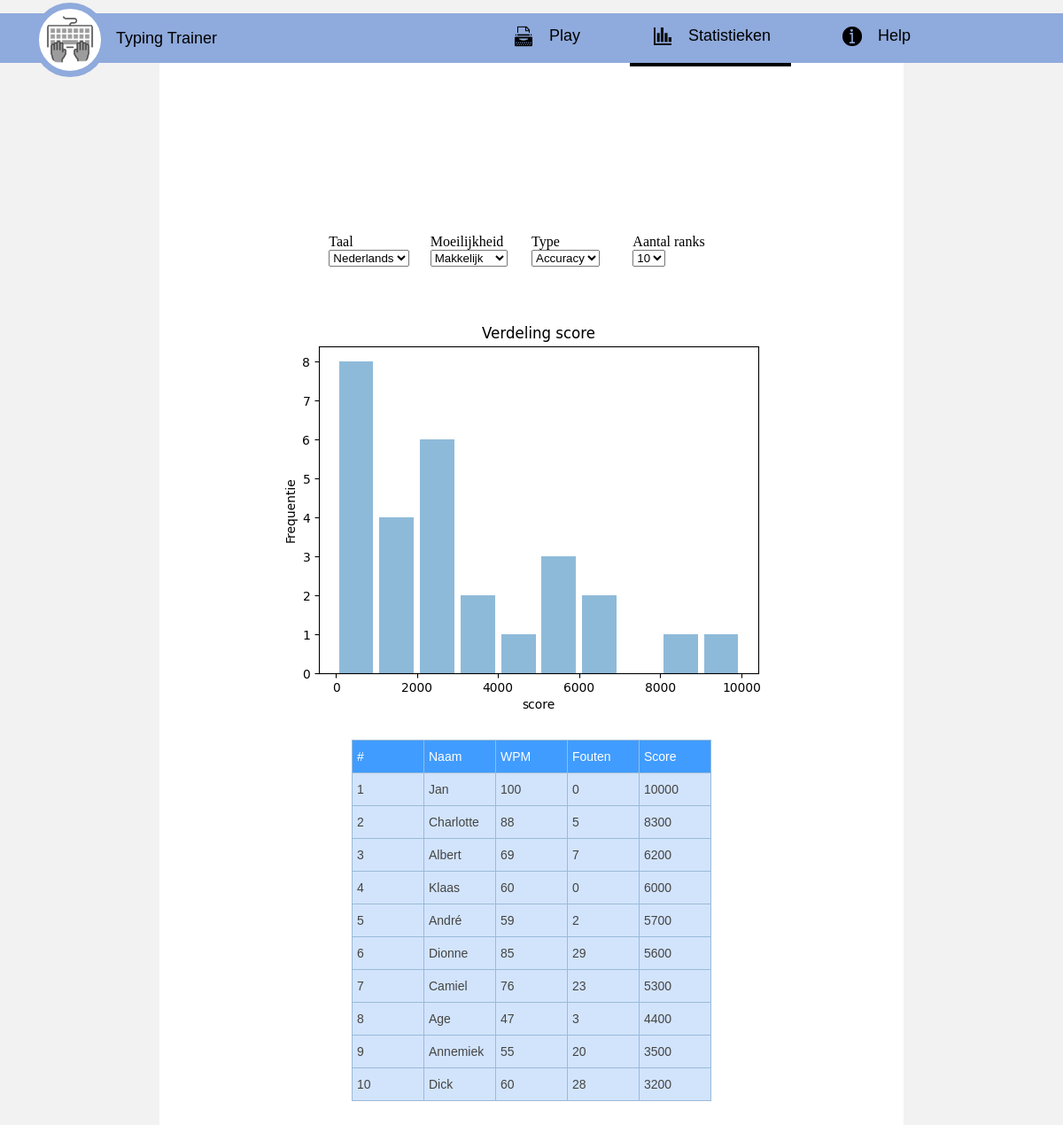
The app's page /statistiek with its own data.
### BVATApp/models.py (models this page shows, shortened)
class Highscore(models.Model):
    id = models.AutoField(primary_key=True)
    naam = models.TextField(blank=True, null=True)
    wpm = models.IntegerField(blank=True, null=True)
    fouten = models.IntegerField(blank=True, null=True)
    score = models.IntegerField(blank=True, null=True)
    moeilijkheidsgraad = models.TextField(blank=True, null=True)
    taal = models.TextField(blank=True, null=True)
    class Meta:
        managed = False
        db_table = 'Highscore'

### BVATApp/views.py (the view)
# urls.py: path('statistiek', views.statistiek, name='Statistiek'),
def statistiek(request):
    score_lijst = [['nederlands', 'makkelijk', 'NL_makkelijk_acc', 'NL_makkelijk_wpm'],
                   ['nederlands', 'gemiddeld', 'NL_gemiddeld_acc', 'NL_gemiddeld_wpm'],
                   ['nederlands', 'moeilijk', 'NL_moeilijk_acc', 'NL_moeilijk_wpm'],
                   ['engels', 'makkelijk', 'EN_makkelijk_acc', 'EN_makkelijk_wpm'],
                   ['engels', 'gemiddeld', 'EN_gemiddeld_acc', 'EN_gemiddeld_wpm'],
                   ['engels', 'moeilijk', 'EN_moeilijk_acc', 'EN_moeilijk_wpm']]
    highscore_dict = {}
    for i in score_lijst:
        highscore = highscore_filter(i[1], i[0], 'score')
        make_histogram(highscore, i[2], 'score')
        highscore = highscore_filter(i[1], i[0], 'wpm')
        make_histogram(highscore, i[3], 'wpm')
        highscore = my_custom_sql("SELECT * FROM Highscore "
                                  "WHERE taal = '%s' "
                                  "AND moeilijkheidsgraad = '%s' "
                                  "ORDER BY score DESC"
                                  % (i[0], i[1]))
        highscore_dict[i[2]] = highscore
        highscore = my_custom_sql("SELECT * FROM Highscore "
                                  "WHERE taal = '%s' "
                                  "AND moeilijkheidsgraad = '%s' "
                                  "ORDER BY wpm DESC"
                                  % (i[0], i[1]))
        highscore_dict[i[3]] = highscore
    return render(request, 'statistiek.html', {
        'NL_makkelijk_acc': highscore_dict["NL_makkelijk_acc"][:25],
        'NL_gemiddeld_acc': highscore_dict["NL_gemiddeld_acc"][:25],
        'NL_moeilijk_acc': highscore_dict["NL_moeilijk_acc"][:25],
        'EN_makkelijk_acc': highscore_dict["EN_makkelijk_acc"][:25],
        'EN_gemiddeld_acc': highscore_dict["EN_gemiddeld_acc"][:25],
        'EN_moeilijk_acc': highscore_dict["EN_moeilijk_acc"][:25],
        'NL_makkelijk_wpm': highscore_dict["NL_makkelijk_wpm"][:25],
        'NL_gemiddeld_wpm': highscore_dict["NL_gemiddeld_wpm"][:25],
        'NL_moeilijk_wpm': highscore_dict["NL_moeilijk_wpm"][:25],
        'EN_makkelijk_wpm': highscore_dict["EN_makkelijk_wpm"][:25],
        'EN_gemiddeld_wpm': highscore_dict["EN_gemiddeld_wpm"][:25],
        'EN_moeilijk_wpm': highscore_dict["EN_moeilijk_wpm"][:25],
    })

### BVATApp/views.py (called while the page is built)
def dictfetchall(cursor):
    desc = cursor.description
    return [dict(zip([col[0] for col in desc], row)) for row in cursor.fetchall()]

def highscore_filter(moeilijkheid, taal, acc_wpm):
    dj_filter = Highscore.objects.filter(moeilijkheidsgraad=moeilijkheid.lower(), taal=taal.lower()).order_by('-%s' % acc_wpm)
    return dj_filter

def make_histogram(highscore, naam, acc_wpm):
    data = list(highscore.order_by(acc_wpm).values_list(acc_wpm, flat=True).order_by('-%s' % acc_wpm))
    plt.hist(x=data, bins=10, alpha=0.5, rwidth=0.85)
    plt.xlabel(acc_wpm)
    plt.ylabel('Frequentie')
    plt.title('Verdeling %s' % acc_wpm)
    plt.savefig('./static/images/%s.png' % naam)
    plt.close()

def my_custom_sql(SQL):
    cursor = connection.cursor()
    cursor.execute(SQL)
    results = dictfetchall(cursor)
    return results

### templates/statistiek.html (shortened to what this page needs)
<!DOCTYPE html>
<html lang="en">
<head>
    {% load static %}
    <link rel="stylesheet" type="text/css" href="{% static 'statistiek.css' %}">
</head>
<body>
    {% include "header.html" %}
    <div class="bodypage"><br>
        <div class="centered">
            <div class="dropdowncontainer">
                <div class="container taal">
                    <label for="taal">Taal</label><br>
                    <select name="taal" id="taal" onclick="change_data()">
                        <option value="nederlands">Nederlands</option>
                    </select>
                </div>
                <div class="container moeilijkheid">
                    <label for="moeilijkheid">Moeilijkheid</label><br>
                    <select name="moeilijkheid" id="moeilijkheid" onclick="change_data()">
                        <option value="makkelijk">Makkelijk</option>
                    </select>
                </div>
                <div class="container type">
                    <label for="type">Type</label><br>
                    <select name="type" id="type" onclick="change_data()">
                        <option value="accuracy">Accuracy</option>
                    </select>
                </div>
                <div class="container rank">
                    <label for="aantal_ranks">Aantal ranks</label>
                    <select name="aantal_ranks" id="aantal_ranks" onclick="change_data()">
                        <option value="10">10</option>
                    </select>
                </div>
            </div>
            <div class="histocontainer">
                <img class="logo" id="histogram" src="{% static 'images/NL_makkelijk_acc.png' %}">
            </div><br>
            <div class="tabelcontainer">
                <table class="tg" id="NL_makkelijk_acc">
                <thead>
                  <tr>
                    <th class="tg-0lax">#</th>
                    <th class="tg-0lax">Naam</th>
                    <th class="tg-0lax">WPM</th>
                    <th class="tg-0lax">Fouten</th>
                    <th class="tg-0lax">Score</th>
                  </tr>
                </thead>
                <tbody>
                {% for item in NL_makkelijk_acc %}
                  <tr class="NL_makkelijk">
                    <td class="tg-hmp3">{{forloop.counter}}</td>
                    <td class="tg-hmp3">{{item.naam}}</td>
                    <td class="tg-hmp3">{{item.wpm}}</td>
                    <td class="tg-hmp3">{{item.fouten}}</td>
                    <td class="tg-hmp3">{{item.score}}</td>
                  </tr>
                {% endfor %}
                </tbody>
                </table>
            </div>
        </div>
    </div>
</body>
</html>

### templates/header.html (shortened to what this page needs)
<!DOCTYPE html>
<html lang="en">
<head>
    {% load static %}
    <link rel="stylesheet" type="text/css" href="{% static 'header.css' %}">
</head>
<body>
    <div id="header">
        <div class="containerlogo">
            <a class="redirection" href="/">
                <img class="logo" src="{% static 'images/bvat_logo.png' %}">
                <span class="logoText">&nbsp;Typing Trainer</span>
            </a>
        </div>
        <div class="containernavigation">
            <a class="border" id="navigationPlay" href="/">
                <img class="icon" src="{% static 'images/bvat_play.png' %}">
                <span class="navigationText">&nbsp;&nbsp;Play</span>
            </a>
            <a class="border" id="navigationStatistiek" href="/statistiek">
                <img class="icon" src="{% static 'images/bvat_statistieken.png' %}">
                <span class="navigationText">&nbsp;&nbsp;Statistieken</span>
            </a>
            <a class="border" id="navigationHelp" href="/help">
                <img class="icon" src="{% static 'images/bvat_help.png' %}">
                <span class="navigationText">&nbsp;&nbsp;Help</span>
            </a>
        </div>
    </div>
</body>
</html>

### static/statistiek.css (style rules this page uses)
.bodypage { overflow: scroll; }
.dropdowncontainer { display: flex; }
.container { flex: 1; margin-right: 20px; }
.centered { display: flex; flex-direction: column; justify-content: center; align-items: center; min-height: 100vh; }
.tg { border-collapse:collapse; border-color:#9ABAD9; border-spacing:0; }
.tg td { background-color:#EBF5FF; border-color:#9ABAD9; border-style:solid; border-width:1px; color:#444; font-family:Arial, sans-serif; font-size:14px;overflow:hidden; padding:10px 5px; word-break:normal; width: 70px; }
.tg th { background-color:#409cff; border-color:#9ABAD9; border-style:solid; border-width:1px;color:#fff; font-family:Arial, sans-serif; font-size:14px; font-weight:normal; overflow:hidden; padding:10px 5px; word-break:normal; width: 70px; }
.tg .tg-hmp3 { background-color:#D2E4FC; text-align:left; vertical-align:top }
.tg .tg-0lax { text-align:left;vertical-align:top }

### static/header.css (style rules this page uses)
html { overflow-y: hidden; overflow-x: hidden; }
body { margin: 0px; background-color: #f2f2f2; }
.redirection { margin-left: 25px; font-size: 18px; text-decoration: none; color: black; font-family: Arial; }
.border { width: 150px; display: inline-block; text-align: center; font-size: 18px; text-decoration: none; color: black; font-family: Arial; padding: 16px; }
#header { position: fixed !important; background-color: #8faadc; width: 100%; height: 56px; margin-top: 15px; display: flex; }
.containerlogo { position: absolute; margin-left: 12px; bottom: -28%; }
.containerlogo .logo { height: 60px; width: 60px; border-radius: 50%; background-color: white; border: 7px solid #8faadc; vertical-align: middle; padding: 5px; }
.containernavigation { position: absolute; right: -13%; top: 50%; transform: translate(-50%, -50%); }
.containernavigation .icon { height: 28px; width: 28px; vertical-align: middle }
.bodypage { background-color: white; width: 70%; z-index: -1; position: absolute; top: 70px; bottom: 0; left: 0; right: 0; margin: auto; }

### records on screen
Highscore: naam "Jan", wpm "100", fouten "0", score "10000"
Highscore: naam "Charlotte", wpm "88", fouten "5", score "8300"
Highscore: naam "Albert", wpm "69", fouten "7", score "6200"
Highscore: naam "Klaas", wpm "60", fouten "0", score "6000"
Highscore: naam "André", wpm "59", fouten "2", score "5700"
Highscore: naam "Dionne", wpm "85", fouten "29", score "5600"
Highscore: naam "Camiel", wpm "76", fouten "23", score "5300"
Highscore: naam "Age", wpm "47", fouten "3", score "4400"
Highscore: naam "Annemiek", wpm "55", fouten "20", score "3500"
Highscore: naam "Dick", wpm "60", fouten "28", score "3200"
